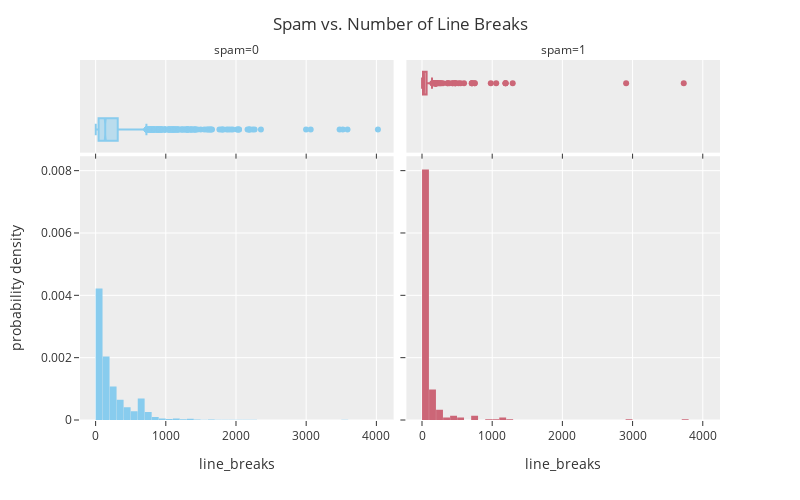

Source (notebook cell):
### Markdown cell above
**There are more observations that are not spam than those than are. Spam emails have a smaller mean and max number of line breaks than non-spam emails. This suggests spam emails may tend to have fewer line breaks.**

### Code cell
fig = px.histogram(DF,
                   x='line_breaks',
                   color='spam',
                   facet_col='spam',
                   nbins=50,
                   histnorm='probability density',
                   marginal="box",
                   color_discrete_sequence=px.colors.qualitative.Safe)


fig.update_layout(template="ggplot2",
                  bargap=0.02,
                  title='Spam vs. Number of Line Breaks',
                  title_x=0.5,
                  showlegend=False,
                  autosize=False,
                  width=800,
                  height=500)

fig.show()

### Figure 1 — Plotly figure (JSON) as saved in the notebook; plotly's stock layout.template omitted (floating-point values rounded to 4 significant figures; data arrays with more than 128 entries replaced by an {"elided": "..."} marker saying what was removed)
{"data": [{"alignmentgroup": "True", "bingroup": "x", "histnorm": "probability density", "hovertemplate": "spam=0<br>line_breaks=%{x}<br>probability density=%{y}<extra></extra>", "legendgroup": "0", "marker": {"color": "rgb(136, 204, 238)", "pattern": {"shape": ""}}, "name": "0", "nbinsx": 50, "offsetgroup": "0", "orientation": "v", "showlegend": true, "type": "histogram", "x": {"elided": "3554 int values"}, "xaxis": "x", "yaxis": "y"}, {"alignmentgroup": "True", "hovertemplate": "spam=0<br>line_breaks=%{x}<extra></extra>", "legendgroup": "0", "marker": {"color": "rgb(136, 204, 238)"}, "name": "0", "notched": true, "offsetgroup": "0", "showlegend": false, "type": "box", "x": {"elided": "3554 int values"}, "xaxis": "x3", "yaxis": "y3"}, {"alignmentgroup": "True", "bingroup": "x", "histnorm": "probability density", "hovertemplate": "spam=1<br>line_breaks=%{x}<br>probability density=%{y}<extra></extra>", "legendgroup": "1", "marker": {"color": "rgb(204, 102, 119)", "pattern": {"shape": ""}}, "name": "1", "nbinsx": 50, "offsetgroup": "1", "orientation": "v", "showlegend": true, "type": "histogram", "x": {"elided": "367 int values"}, "xaxis": "x2", "yaxis": "y2"}, {"alignmentgroup": "True", "hovertemplate": "spam=1<br>line_breaks=%{x}<extra></extra>", "legendgroup": "1", "marker": {"color": "rgb(204, 102, 119)"}, "name": "1", "notched": true, "offsetgroup": "1", "showlegend": false, "type": "box", "x": {"elided": "367 int values"}, "xaxis": "x4", "yaxis": "y4"}], "layout": {"annotations": [{"font": {}, "showarrow": false, "text": "spam=0", "x": 0.245, "xanchor": "center", "xref": "paper", "y": 1, "yanchor": "bottom", "yref": "paper"}, {"font": {}, "showarrow": false, "text": "spam=1", "x": 0.755, "xanchor": "center", "xref": "paper", "y": 1, "yanchor": "bottom", "yref": "paper"}], "autosize": false, "bargap": 0.02, "barmode": "relative", "height": 500, "legend": {"title": {"text": "spam"}, "tracegroupgap": 0}, "margin": {"t": 60}, "showlegend": false, "title": {"text": "Spam vs. Number of Line Breaks", "x": 0.5}, "width": 800, "xaxis": {"anchor": "y", "autorange": true, "domain": [0, 0.49], "range": [-222.4, 4245.0], "title": {"text": "line_breaks"}, "type": "linear"}, "xaxis2": {"anchor": "y2", "autorange": true, "domain": [0.51, 1], "matches": "x", "range": [-222.4, 4245.0], "title": {"text": "line_breaks"}, "type": "linear"}, "xaxis3": {"anchor": "y3", "autorange": true, "domain": [0, 0.49], "matches": "x", "range": [-222.4, 4245.0], "showgrid": true, "showticklabels": false, "type": "linear"}, "xaxis4": {"anchor": "y4", "autorange": true, "domain": [0.51, 1], "matches": "x", "range": [-222.4, 4245.0], "showgrid": true, "showticklabels": false, "type": "linear"}, "yaxis": {"anchor": "x", "autorange": true, "domain": [0, 0.7326], "range": [0, 0.008461], "title": {"text": "probability density"}}, "yaxis2": {"anchor": "x2", "autorange": true, "domain": [0, 0.7326], "matches": "y", "range": [0, 0.008461], "showticklabels": false}, "yaxis3": {"anchor": "x3", "autorange": true, "domain": [0.7426, 1], "matches": "y3", "range": [-0.5, 1.5], "showgrid": false, "showline": false, "showticklabels": false, "ticks": "", "type": "category"}, "yaxis4": {"anchor": "x4", "autorange": true, "domain": [0.7426, 1], "matches": "y3", "range": [-0.5, 1.5], "showgrid": false, "showline": false, "showticklabels": false, "ticks": "", "type": "category"}}}
